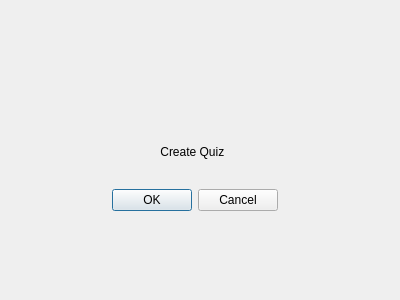
<?xml version="1.0" encoding="UTF-8"?>
<ui version="4.0">
 <class>ConnectScreen</class>
 <widget class="QWidget" name="ConnectScreen">
  <property name="geometry">
   <rect>
    <x>0</x>
    <y>0</y>
    <width>400</width>
    <height>300</height>
   </rect>
  </property>
  <property name="windowTitle">
   <string>Form</string>
  </property>
  <widget class="QWidget" name="">
   <property name="geometry">
    <rect>
     <x>110</x>
     <y>120</y>
     <width>168</width>
     <height>91</height>
    </rect>
   </property>
   <layout class="QVBoxLayout" name="verticalLayout">
    <item>
     <widget class="QLabel" name="label">
      <property name="text">
       <string>Create Quiz </string>
      </property>
      <property name="alignment">
       <set>Qt::AlignCenter</set>
      </property>
     </widget>
    </item>
    <item>
     <widget class="QDialogButtonBox" name="buttonBox">
      <property name="standardButtons">
       <set>QDialogButtonBox::Cancel|QDialogButtonBox::Ok</set>
      </property>
     </widget>
    </item>
   </layout>
  </widget>
 </widget>
 <resources/>
 <connections/>
</ui>
